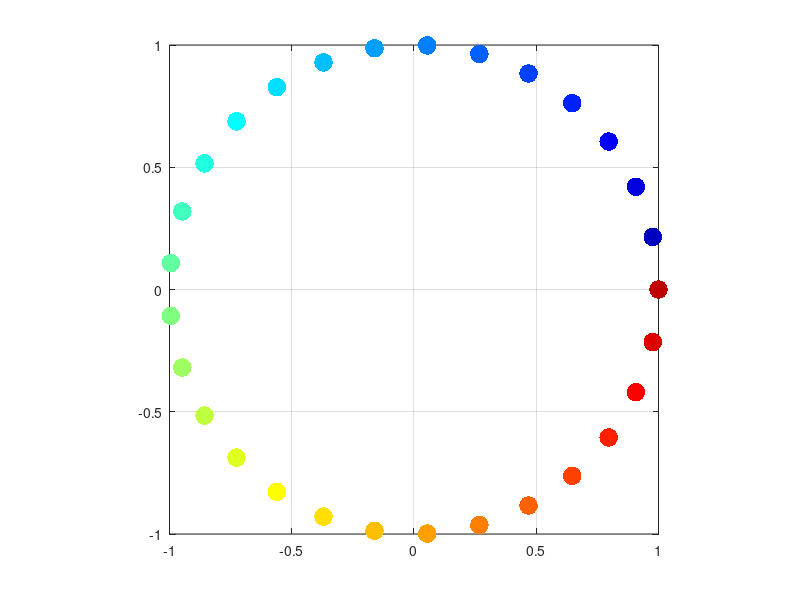

Here is the MATLAB script that generated this plot:
% Define our data.
theta = linspace(0,(2*pi),30);
x=cos(theta);
y=sin(theta);
energy = linspace(0,1000,30);
numPoints = length(x);
% Get a colormap, a unique color for every energy level
cmap = jet(numPoints); % Initialize jet colormap.
% Get energy in the range 1 to numPoints so we can use that to get a row from the colormap.
qEnergy = imquantize(energy, numPoints);
for k = 1 : numPoints
	% Get the color for this energy level:
	thisEnergy = qEnergy(k);
	thisColor = cmap(thisEnergy);
	fprintf('Plotting point #%d at (%.3f, %.3f) with color (%.3f, %.3f, %.3f)\n',...
		k, x(k), y(k), cmap(k, 1), cmap(k, 2), cmap(k, 3));
	plot(x(k), y(k), '.', 'Color', cmap(k, :), 'MarkerSize', 40);
	hold on;
end
grid on;
axis square;
fprintf('Done running %s.m ...\n', mfilename);